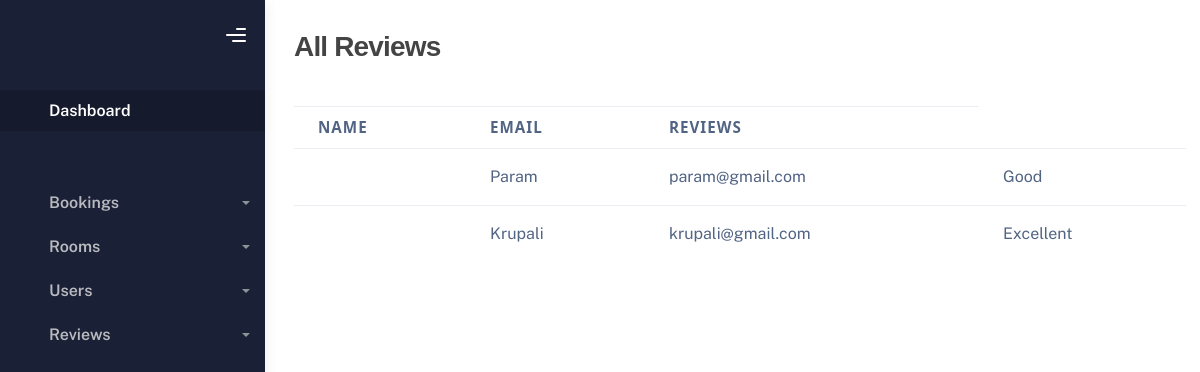
The app's page /AdminPanel/reviews.php with its own data.
### tables this page shows
CREATE TABLE `reviews` (
  `Id` int(11) NOT NULL,
  `name` varchar(50) NOT NULL,
  `email` varchar(50) NOT NULL,
  `review` text NOT NULL
);

### AdminPanel/reviews.php (the view, shortened to what this page needs)
<?php
include('./includes/header.php');
?>
<body>
    <div class="sidebar" data-background-color="dark">
        <div class="sidebar-logo">
            <div class="logo-header" data-background-color="dark">
                <div class="nav-toggle">
                    <button class="btn btn-toggle toggle-sidebar">
                        <i class="gg-menu-right"></i>
                    </button>
                </div>
            </div>
        </div>
        <div class="sidebar-wrapper scrollbar scrollbar-inner">
            <div class="sidebar-content">
                <ul class="nav nav-secondary">
                    <li class="nav-item active">
                        <a data-bs-toggle="collapse" href="index.php" class="collapsed" aria-expanded="false">
                            <p>Dashboard</p>
                        </a>
                    </li>
                    <br>
                    <br>
                    <li class="nav-item">
                        <a data-bs-toggle="collapse" href="#booking">
                            <p>Bookings</p>
                            <span class="caret"></span>
                        </a>
                    </li>
                    <li class="nav-item">
                        <a data-bs-toggle="collapse" href="#rooms">
                            <p>Rooms</p>
                            <span class="caret"></span>
                        </a>
                    </li>
                    <li class="nav-item">
                        <a data-bs-toggle="collapse" href="#users">
                            <p>Users</p>
                            <span class="caret"></span>
                        </a>
                    </li>
                    <li class="nav-item">
                        <a data-bs-toggle="collapse" href="#tables">
                            <p>Reviews</p>
                            <span class="caret"></span>
                        </a>
                    </li>
                </ul>
            </div>
        </div>
    </div>
    <div class="main-panel">
        <div class="main-header">
<div class="nk-content ">
    <div class="container-fluid">
        <div class="nk-content-inner">
            <div class="nk-content-body">
                <div class="nk-block-head nk-block-head-sm">
                    <div class="nk-block-between">
                        <div class="nk-block-head-content">
                            <h3 class="nk-block-title page-title">All Reviews</h3>
                        </div>
                    </div>
                </div>
                    <table class="table mt-3">
                        <thead>
                            <tr>
                                <th scope="col">Name</th>
                                <th scope="col">Email</th>
                                <th scope="col">Reviews</th>
                            </tr>
                        </thead>
                        <tbody>
                          <p class="scroll">
                                    <?php
                                    include('connection.php');
                                    $sql = "SELECT * FROM reviews";
                                    $result = mysqli_query($conn, $sql);
                                    while ($row = mysqli_fetch_assoc($result)) {
                                        ?>
                                    <tr>
                                        <td><?php echo $row['id']; ?></td>
                                        <td><?php echo $row['name']; ?></td>
                                        <td><?php echo $row['email']; ?></td>
                                        <td><?php echo $row['review']; ?></td>
                                    </tr>
                                    <?php
                                    }
                                    ?>
                                </tbody>
                            </table>

### AdminPanel/assets/css/style.css (style rules this page uses)
.scrollbar { overflow: scroll; }
.nk-content { padding: 24px 4px; }
@media (min-width: 576px) { .nk-content { padding: 32px 22px; overflow: auto; } }
.nk-content-body { flex-grow: 1; overflow: scroll; }
.scroll { overflow:scroll; }

### records on screen
reviews: name "Param", email "param@gmail.com", review "Good"
reviews: name "Krupali", email "krupali@gmail.com", review "Excellent"
